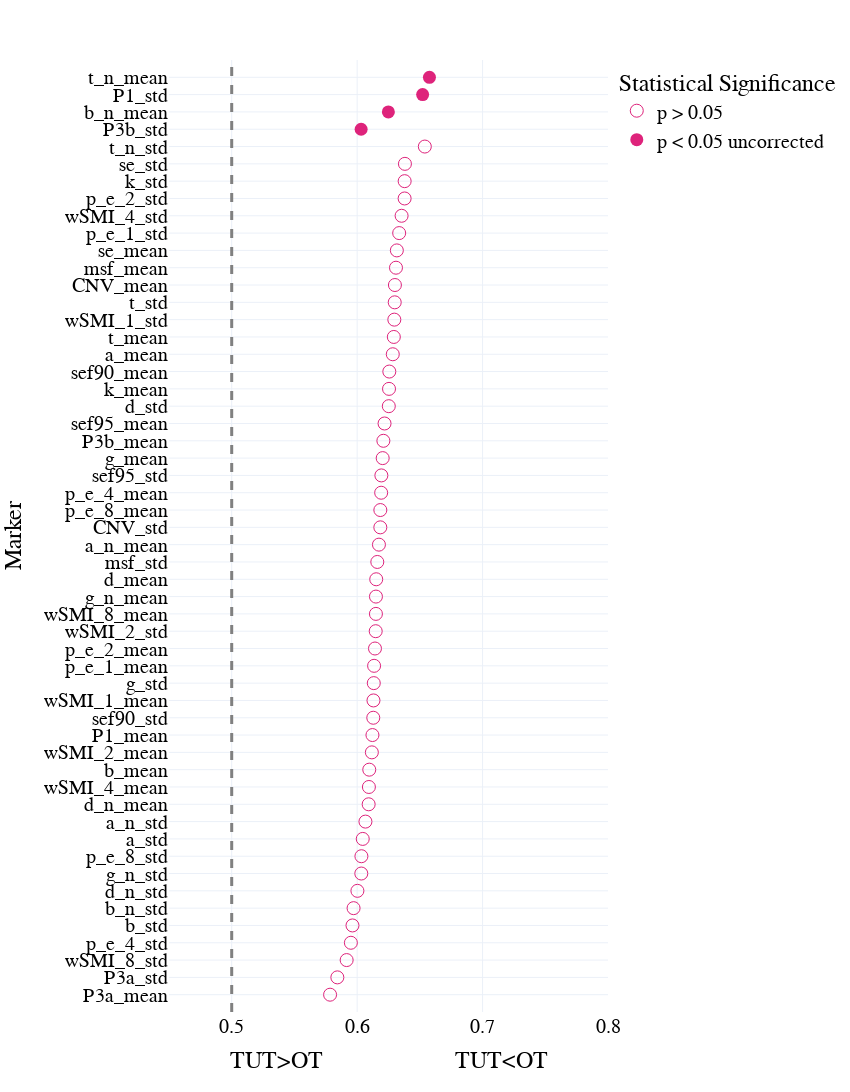

The notebook cell saved with this chart:
### Code cell
mind_glmm = pd.read_csv(os.path.join(results_path,'univariate_glmm_mind.csv'))

# segment_mind_roc = segment_mind_roc.sort_values(by = 'AUC', ascending = False).head(10).append(segment_mind_roc.sort_values(by = 'AUC', ascending = False).tail(10))

fig = px.scatter(mind_glmm.sort_values(by = 'AUC_mean'),x = 'AUC_mean', y = 'Marker', template = "plotly_white", symbol = 'significant', 
                 symbol_sequence = ['circle-open','circle','hexagram' ],
#                  color = 'significant',
                 color_discrete_sequence = [pink, green,orange, pink], 
                 
                 category_orders = {'significant': ['p > 0.05','p < 0.05 uncorrected', 'p < 0.05 FDR corrected']},
                 labels = {'AUC_mean': 'TUT>OT                      TUT<OT', 'significant': 'Statistical Significance', 'markers':''}
                )
fig.add_vline(x=0.5, line_width=3, line_dash="dash", line_color="grey")
fig.update_traces(marker=dict(size = 13))

fig.update_layout(
    width=850,
    height=1300,
#     autosize = True, 
    template = 'plotly_white',
        font=dict(
        family="Times new roman",
        size=20,
        color="black"
    ),
    xaxis = dict(
            visible=True,
            range = [0.45,0.80], 
            tickfont = {"size": 20},
        ),
    yaxis = dict(
        tickfont = {"size": 20},
        autorange = False,    
        automargin = True,
        range = [-1,len(mind_glmm)],
        dtick = 1
        ),
    showlegend=True, 

)

fig.show()

fig.write_image(os.path.join(fig_path,'univariate_glmm_mind.png'))
fig.write_image(os.path.join(fig_path,'univariate_glmm_mind.pdf'))

### Figure 1 — Plotly figure (JSON) as saved in the notebook; plotly's stock layout.template omitted (floating-point values rounded to 4 significant figures)
{"data": [{"hovertemplate": "Statistical Significance=p > 0.05<br>TUT>OT                      TUT<OT=%{x}<br>Marker=%{y}<extra></extra>", "legendgroup": "p > 0.05", "marker": {"color": "#DE237B", "size": 13, "symbol": "circle-open"}, "mode": "markers", "name": "p > 0.05", "orientation": "h", "showlegend": true, "type": "scatter", "x": [0.5784, 0.5842, 0.5916, 0.595, 0.5963, 0.5972, 0.6002, 0.6033, 0.6034, 0.6045, 0.6066, 0.6092, 0.6094, 0.6096, 0.6117, 0.6122, 0.6129, 0.613, 0.6133, 0.6135, 0.6142, 0.6148, 0.615, 0.615, 0.6152, 0.6161, 0.6174, 0.6185, 0.6185, 0.6191, 0.6193, 0.6204, 0.6209, 0.6218, 0.6252, 0.6254, 0.6256, 0.6284, 0.6292, 0.6296, 0.63, 0.6301, 0.631, 0.6317, 0.6335, 0.6354, 0.6379, 0.6379, 0.6381, 0.654], "xaxis": "x", "y": ["P3a_mean", "P3a_std", "wSMI_8_std", "p_e_4_std", "b_std", "b_n_std", "d_n_std", "g_n_std", "p_e_8_std", "a_std", "a_n_std", "d_n_mean", "wSMI_4_mean", "b_mean", "wSMI_2_mean", "P1_mean", "sef90_std", "wSMI_1_mean", "g_std", "p_e_1_mean", "p_e_2_mean", "wSMI_2_std", "wSMI_8_mean", "g_n_mean", "d_mean", "msf_std", "a_n_mean", "CNV_std", "p_e_8_mean", "p_e_4_mean", "sef95_std", "g_mean", "P3b_mean", "sef95_mean", "d_std", "k_mean", "sef90_mean", "a_mean", "t_mean", "wSMI_1_std", "t_std", "CNV_mean", "msf_mean", "se_mean", "p_e_1_std", "wSMI_4_std", "p_e_2_std", "k_std", "se_std", "t_n_std"], "yaxis": "y"}, {"hovertemplate": "Statistical Significance=p < 0.05 uncorrected<br>TUT>OT                      TUT<OT=%{x}<br>Marker=%{y}<extra></extra>", "legendgroup": "p < 0.05 uncorrected", "marker": {"color": "#DE237B", "size": 13, "symbol": "circle"}, "mode": "markers", "name": "p < 0.05 uncorrected", "orientation": "h", "showlegend": true, "type": "scatter", "x": [0.6032, 0.6249, 0.6522, 0.6576], "xaxis": "x", "y": ["P3b_std", "b_n_mean", "P1_std", "t_n_mean"], "yaxis": "y"}], "layout": {"font": {"color": "black", "family": "Times new roman", "size": 20}, "height": 1300, "legend": {"title": {"text": "Statistical Significance"}, "tracegroupgap": 0}, "margin": {"t": 60}, "shapes": [{"line": {"color": "grey", "dash": "dash", "width": 3}, "type": "line", "x0": 0.5, "x1": 0.5, "xref": "x", "y0": 0, "y1": 1, "yref": "y domain"}], "showlegend": true, "width": 850, "xaxis": {"anchor": "y", "domain": [0, 1], "range": [0.45, 0.8], "tickfont": {"size": 20}, "title": {"text": "TUT>OT                      TUT<OT"}, "visible": true}, "yaxis": {"anchor": "x", "automargin": true, "autorange": false, "domain": [0, 1], "dtick": 1, "range": [-1, 54], "tickfont": {"size": 20}, "title": {"text": "Marker"}}}}
